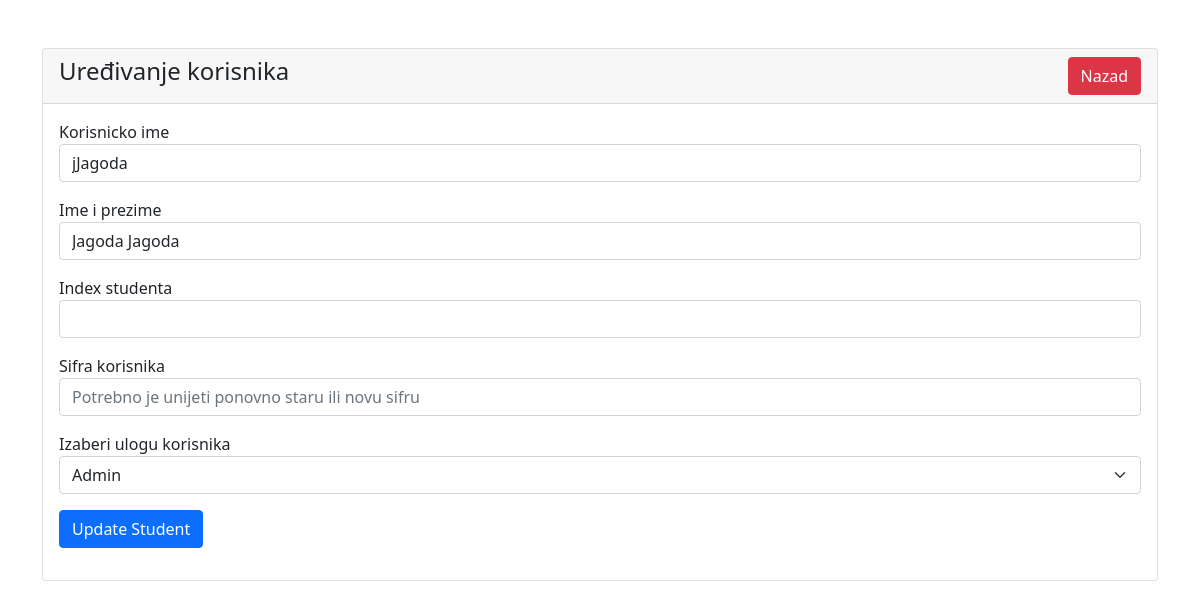
Screenshot of /forAdmin/userEdit.php?id=15 (signed in) with the database file from the repository.
### tables this page shows
CREATE TABLE `users` (
  `id` int(11) NOT NULL,
  `name` varchar(255) DEFAULT NULL,
  `full_name` varchar(255) DEFAULT NULL,
  `indeks` varchar(20) DEFAULT NULL,
  `pass` varchar(255) DEFAULT NULL,
  `role` enum('admin','professor','student') DEFAULT NULL
);

### forAdmin/userEdit.php (the view, shortened to what this page needs)
<?php
  include "../php/db_conn.php";
  if (isset($_SESSION['name']) && isset($_SESSION['id'])) {   ?>
<!DOCTYPE html>
<html lang="en">
<head>
  <link href="https://cdn.jsdelivr.net/npm/bootstrap@5.0.2/dist/css/bootstrap.min.css" rel="stylesheet">
</head>
<body>
  <div class="container mt-5">
    <div class="row">
      <div class="col-md-12">
        <div class="card">
          <div class="card-header">
            <h4>Uređivanje korisnika
              <a href="./userTable.php" class="btn btn-danger float-end">Nazad</a>
            </h4>
          </div>
          <div class="card-body">
            <?php
            if(isset($_GET['id'])){
              $user_id = mysqli_real_escape_string($conn, $_GET['id']);
              $query = " SELECT * FROM users WHERE id='$user_id' ";
              $query_run = mysqli_query($conn, $query);
              if(mysqli_num_rows($query_run) > 0){
                $user = mysqli_fetch_array($query_run);
                ?>
                <form action="userCode.php" method="POST">
                  <div class="mb-3">
                    <label>Korisnicko ime</label>
                    <input type="text" name="name" value="<?=$user['name'];?>" class="form-control">
                  </div>
                  <div class="mb-3">
                    <label>Ime i prezime</label>
                    <input type="text" name="full_name" value="<?=$user['full_name'];?>" class="form-control">
                  </div>
                  <div class="mb-3">
                    <label>Index studenta</label>
                    <input type="text" name="indeks" value="<?=$user['indeks'];?>" class="form-control">
                  </div>
                  <div class="mb-3">
                    <label>Sifra korisnika </label>
                    <input type="text" name="pass" value="" class="form-control" placeholder="Potrebno je unijeti ponovno staru ili novu sifru">
                  </div>
									<div class="mb-3">
										<label for="roleSelect" class="">Izaberi ulogu korisnika</label>
										<select class="form-select" id="roleSelect" name="role">
											<?php if($user['role'] == "admin") echo "<option selected value='admin'>Admin</option>";
												else echo "<option value='admin'>Admin</option>";
											?>
          					</select>
  								</div>
                  <div class="mb-3">
                    <button type="submit" name="update_user" class="btn btn-primary">
                    	Update Student
                    </button>
                  </div>
                </form>
                <?php
              }
              else{
                  echo "<h4>Korisnik sa datim ID-om nije pronađen</h4>";
              }
            }
            ?>
          </div>
        </div>
      </div>
    </div>
  </div>
</body>
</html>
<?php }else{
	header("Location: ../index.php");
} ?>

### rows the page displays
users: name "jJagoda", full_name "Jagoda Jagoda", role "Admin"
